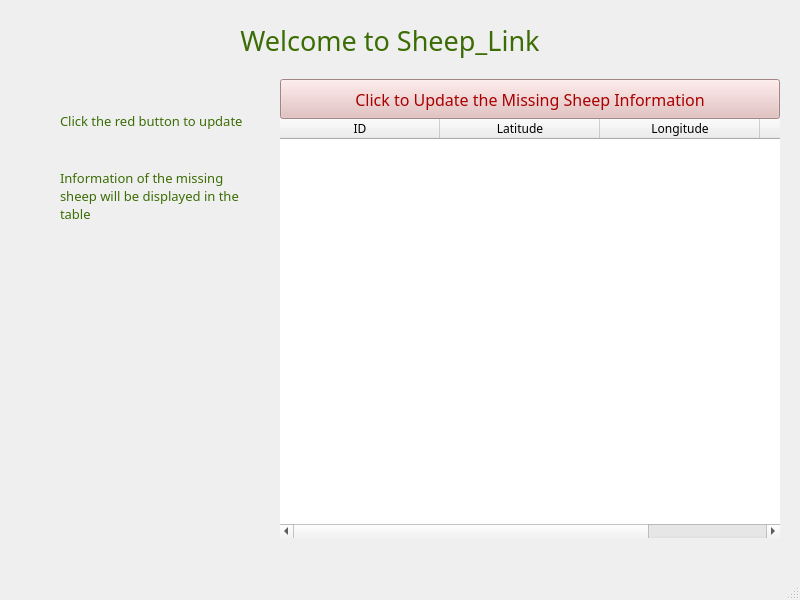
<?xml version="1.0" encoding="UTF-8"?>
<ui version="4.0">
 <class>MainWindow</class>
 <widget class="QMainWindow" name="MainWindow">
  <property name="geometry">
   <rect>
    <x>0</x>
    <y>0</y>
    <width>800</width>
    <height>600</height>
   </rect>
  </property>
  <property name="font">
   <font>
    <family>Franklin Gothic Book</family>
    <pointsize>9</pointsize>
   </font>
  </property>
  <property name="windowTitle">
   <string>Sheep_Link Alert Viewer</string>
  </property>
  <property name="windowOpacity">
   <double>7.000000000000000</double>
  </property>
  <widget class="QWidget" name="centralwidget">
   <widget class="QLabel" name="Title">
    <property name="geometry">
     <rect>
      <x>160</x>
      <y>0</y>
      <width>460</width>
      <height>80</height>
     </rect>
    </property>
    <property name="palette">
     <palette>
      <active>
       <colorrole role="WindowText">
        <brush brushstyle="SolidPattern">
         <color alpha="255">
          <red>60</red>
          <green>109</green>
          <blue>5</blue>
         </color>
        </brush>
       </colorrole>
      </active>
      <inactive>
       <colorrole role="WindowText">
        <brush brushstyle="SolidPattern">
         <color alpha="255">
          <red>60</red>
          <green>109</green>
          <blue>5</blue>
         </color>
        </brush>
       </colorrole>
      </inactive>
      <disabled>
       <colorrole role="WindowText">
        <brush brushstyle="SolidPattern">
         <color alpha="255">
          <red>120</red>
          <green>120</green>
          <blue>120</blue>
         </color>
        </brush>
       </colorrole>
      </disabled>
     </palette>
    </property>
    <property name="font">
     <font>
      <family>Bauhaus 93</family>
      <pointsize>20</pointsize>
      <kerning>true</kerning>
     </font>
    </property>
    <property name="text">
     <string>Welcome to Sheep_Link</string>
    </property>
    <property name="alignment">
     <set>Qt::AlignCenter</set>
    </property>
    <property name="textInteractionFlags">
     <set>Qt::NoTextInteraction</set>
    </property>
   </widget>
   <widget class="QLabel" name="grass">
    <property name="geometry">
     <rect>
      <x>-90</x>
      <y>360</y>
      <width>650</width>
      <height>280</height>
     </rect>
    </property>
    <property name="text">
     <string/>
    </property>
    <property name="pixmap">
     <pixmap>grassresized.png</pixmap>
    </property>
   </widget>
   <widget class="QLabel" name="shaun">
    <property name="geometry">
     <rect>
      <x>180</x>
      <y>280</y>
      <width>91</width>
      <height>161</height>
     </rect>
    </property>
    <property name="text">
     <string/>
    </property>
    <property name="pixmap">
     <pixmap>shaunresized.png</pixmap>
    </property>
   </widget>
   <widget class="QLabel" name="label">
    <property name="geometry">
     <rect>
      <x>10</x>
      <y>360</y>
      <width>221</width>
      <height>201</height>
     </rect>
    </property>
    <property name="text">
     <string/>
    </property>
    <property name="pixmap">
     <pixmap>sheepresized.png</pixmap>
    </property>
   </widget>
   <widget class="QTableWidget" name="tableWidget">
    <property name="geometry">
     <rect>
      <x>280</x>
      <y>118</y>
      <width>500</width>
      <height>420</height>
     </rect>
    </property>
    <property name="font">
     <font>
      <family>Franklin Gothic Book</family>
      <weight>50</weight>
      <bold>false</bold>
     </font>
    </property>
    <property name="frameShape">
     <enum>QFrame::NoFrame</enum>
    </property>
    <property name="gridStyle">
     <enum>Qt::DotLine</enum>
    </property>
    <attribute name="horizontalHeaderDefaultSectionSize">
     <number>160</number>
    </attribute>
    <attribute name="horizontalHeaderHighlightSections">
     <bool>true</bool>
    </attribute>
    <attribute name="horizontalHeaderMinimumSectionSize">
     <number>40</number>
    </attribute>
    <column>
     <property name="text">
      <string>ID</string>
     </property>
    </column>
    <column>
     <property name="text">
      <string>Latitude</string>
     </property>
    </column>
    <column>
     <property name="text">
      <string>Longitude</string>
     </property>
    </column>
    <column>
     <property name="text">
      <string>Time</string>
     </property>
    </column>
   </widget>
   <widget class="QPushButton" name="btn_load">
    <property name="geometry">
     <rect>
      <x>280</x>
      <y>79</y>
      <width>500</width>
      <height>40</height>
     </rect>
    </property>
    <property name="font">
     <font>
      <family>Bauhaus 93</family>
      <pointsize>12</pointsize>
     </font>
    </property>
    <property name="styleSheet">
     <string notr="true">color: rgb(170, 0, 0);
background-color: rgb(226, 185, 185);</string>
    </property>
    <property name="text">
     <string>Click to Update the Missing Sheep Information</string>
    </property>
   </widget>
   <widget class="QLabel" name="label_2">
    <property name="geometry">
     <rect>
      <x>20</x>
      <y>90</y>
      <width>30</width>
      <height>50</height>
     </rect>
    </property>
    <property name="text">
     <string/>
    </property>
    <property name="pixmap">
     <pixmap>bells.png</pixmap>
    </property>
   </widget>
   <widget class="QLabel" name="label_3">
    <property name="geometry">
     <rect>
      <x>60</x>
      <y>90</y>
      <width>200</width>
      <height>61</height>
     </rect>
    </property>
    <property name="palette">
     <palette>
      <active>
       <colorrole role="WindowText">
        <brush brushstyle="SolidPattern">
         <color alpha="255">
          <red>60</red>
          <green>109</green>
          <blue>5</blue>
         </color>
        </brush>
       </colorrole>
      </active>
      <inactive>
       <colorrole role="WindowText">
        <brush brushstyle="SolidPattern">
         <color alpha="255">
          <red>60</red>
          <green>109</green>
          <blue>5</blue>
         </color>
        </brush>
       </colorrole>
      </inactive>
      <disabled>
       <colorrole role="WindowText">
        <brush brushstyle="SolidPattern">
         <color alpha="255">
          <red>120</red>
          <green>120</green>
          <blue>120</blue>
         </color>
        </brush>
       </colorrole>
      </disabled>
     </palette>
    </property>
    <property name="font">
     <font>
      <family>Franklin Gothic Book</family>
      <pointsize>10</pointsize>
      <weight>50</weight>
      <bold>false</bold>
      <stylestrategy>PreferAntialias</stylestrategy>
      <kerning>true</kerning>
     </font>
    </property>
    <property name="text">
     <string>Click the red button to update</string>
    </property>
    <property name="wordWrap">
     <bool>true</bool>
    </property>
   </widget>
   <widget class="QLabel" name="label_4">
    <property name="geometry">
     <rect>
      <x>20</x>
      <y>150</y>
      <width>30</width>
      <height>50</height>
     </rect>
    </property>
    <property name="text">
     <string/>
    </property>
    <property name="pixmap">
     <pixmap>bells.png</pixmap>
    </property>
   </widget>
   <widget class="QLabel" name="label_5">
    <property name="geometry">
     <rect>
      <x>60</x>
      <y>160</y>
      <width>200</width>
      <height>71</height>
     </rect>
    </property>
    <property name="palette">
     <palette>
      <active>
       <colorrole role="WindowText">
        <brush brushstyle="SolidPattern">
         <color alpha="255">
          <red>60</red>
          <green>109</green>
          <blue>5</blue>
         </color>
        </brush>
       </colorrole>
      </active>
      <inactive>
       <colorrole role="WindowText">
        <brush brushstyle="SolidPattern">
         <color alpha="255">
          <red>60</red>
          <green>109</green>
          <blue>5</blue>
         </color>
        </brush>
       </colorrole>
      </inactive>
      <disabled>
       <colorrole role="WindowText">
        <brush brushstyle="SolidPattern">
         <color alpha="255">
          <red>120</red>
          <green>120</green>
          <blue>120</blue>
         </color>
        </brush>
       </colorrole>
      </disabled>
     </palette>
    </property>
    <property name="font">
     <font>
      <family>Franklin Gothic Book</family>
      <pointsize>10</pointsize>
      <weight>50</weight>
      <bold>false</bold>
      <stylestrategy>PreferAntialias</stylestrategy>
      <kerning>true</kerning>
     </font>
    </property>
    <property name="text">
     <string>Information of the missing sheep will be displayed in the table</string>
    </property>
    <property name="wordWrap">
     <bool>true</bool>
    </property>
   </widget>
   <zorder>grass</zorder>
   <zorder>tableWidget</zorder>
   <zorder>Title</zorder>
   <zorder>shaun</zorder>
   <zorder>label</zorder>
   <zorder>btn_load</zorder>
   <zorder>label_2</zorder>
   <zorder>label_3</zorder>
   <zorder>label_4</zorder>
   <zorder>label_5</zorder>
  </widget>
  <widget class="QStatusBar" name="statusbar"/>
 </widget>
 <resources/>
 <connections/>
</ui>
